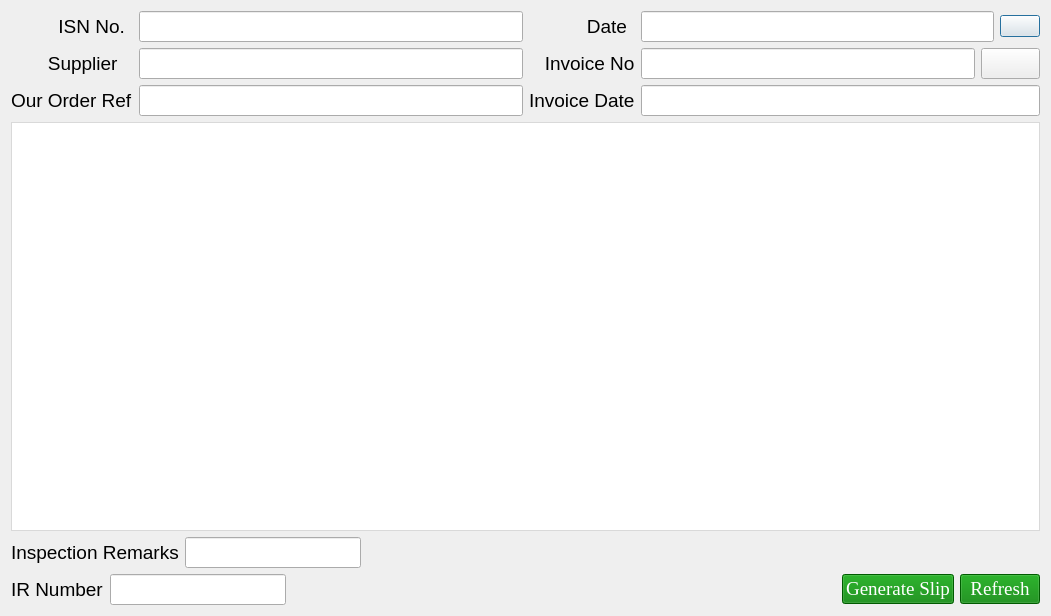
<?xml version="1.0" encoding="UTF-8"?>
<ui version="4.0">
 <class>GenISN</class>
 <widget class="QDialog" name="GenISN">
  <property name="geometry">
   <rect>
    <x>0</x>
    <y>0</y>
    <width>1051</width>
    <height>616</height>
   </rect>
  </property>
  <property name="windowTitle">
   <string>Generate ISN</string>
  </property>
  <layout class="QGridLayout" name="gridLayout">
   <item row="0" column="0">
    <layout class="QVBoxLayout" name="verticalLayout_5">
     <item>
      <layout class="QHBoxLayout" name="horizontalLayout_8">
       <item>
        <layout class="QHBoxLayout" name="horizontalLayout_5">
         <item>
          <layout class="QVBoxLayout" name="verticalLayout_4">
           <item>
            <widget class="QLabel" name="label">
             <property name="font">
              <font>
               <pointsize>14</pointsize>
               <weight>50</weight>
               <bold>false</bold>
              </font>
             </property>
             <property name="text">
              <string>         ISN No.</string>
             </property>
            </widget>
           </item>
           <item>
            <widget class="QLabel" name="label_2">
             <property name="font">
              <font>
               <pointsize>14</pointsize>
               <weight>50</weight>
               <bold>false</bold>
              </font>
             </property>
             <property name="text">
              <string>       Supplier</string>
             </property>
            </widget>
           </item>
           <item>
            <widget class="QLabel" name="label_3">
             <property name="font">
              <font>
               <pointsize>14</pointsize>
               <weight>50</weight>
               <bold>false</bold>
              </font>
             </property>
             <property name="text">
              <string>Our Order Ref</string>
             </property>
            </widget>
           </item>
          </layout>
         </item>
         <item>
          <layout class="QVBoxLayout" name="verticalLayout_3">
           <item>
            <widget class="QLineEdit" name="lineEdit_Gen_ISN">
             <property name="sizePolicy">
              <sizepolicy hsizetype="Preferred" vsizetype="Preferred">
               <horstretch>0</horstretch>
               <verstretch>0</verstretch>
              </sizepolicy>
             </property>
             <property name="font">
              <font>
               <pointsize>14</pointsize>
              </font>
             </property>
             <property name="styleSheet">
              <string notr="true">QLineEdit {
    border: 1px solid #a9a9a9;
    padding: 5px;
    border-radius: 10px; /* Adjust the value to control the roundness */
    background-color: #ffffff; /* Set the background color to white */
    color: #333333;
}

QLineEdit:focus {
    border-color: #3e7bb6;
}

QLineEdit:hover {
    background-color: #e6f3ff; /* Set the hover background color to light blue */
    animation: blink 0.5s alternate infinite; /* Add a blinking animation */
}

@keyframes blink {
    from {
        background-color: #e6f3ff;
    }
    to {
        background-color: #ffffff;
    }
}
</string>
             </property>
            </widget>
           </item>
           <item>
            <widget class="QLineEdit" name="lineEdit_SUP">
             <property name="sizePolicy">
              <sizepolicy hsizetype="Preferred" vsizetype="Preferred">
               <horstretch>0</horstretch>
               <verstretch>0</verstretch>
              </sizepolicy>
             </property>
             <property name="font">
              <font>
               <pointsize>14</pointsize>
              </font>
             </property>
             <property name="styleSheet">
              <string notr="true">QLineEdit {
    border: 1px solid #a9a9a9;
    padding: 5px;
    border-radius: 10px; /* Adjust the value to control the roundness */
    background-color: #ffffff; /* Set the background color to white */
    color: #333333;
}

QLineEdit:focus {
    border-color: #3e7bb6;
}

QLineEdit:hover {
    background-color: #e6f3ff; /* Set the hover background color to light blue */
    animation: blink 0.5s alternate infinite; /* Add a blinking animation */
}

@keyframes blink {
    from {
        background-color: #e6f3ff;
    }
    to {
        background-color: #ffffff;
    }
}
</string>
             </property>
            </widget>
           </item>
           <item>
            <widget class="QLineEdit" name="lineEdit_Order_ref">
             <property name="sizePolicy">
              <sizepolicy hsizetype="MinimumExpanding" vsizetype="Preferred">
               <horstretch>0</horstretch>
               <verstretch>0</verstretch>
              </sizepolicy>
             </property>
             <property name="font">
              <font>
               <pointsize>14</pointsize>
              </font>
             </property>
             <property name="styleSheet">
              <string notr="true">QLineEdit {
    border: 1px solid #a9a9a9;
    padding: 5px;
    border-radius: 10px; /* Adjust the value to control the roundness */
    background-color: #ffffff; /* Set the background color to white */
    color: #333333;
}

QLineEdit:focus {
    border-color: #3e7bb6;
}

QLineEdit:hover {
    background-color: #e6f3ff; /* Set the hover background color to light blue */
    animation: blink 0.5s alternate infinite; /* Add a blinking animation */
}

@keyframes blink {
    from {
        background-color: #e6f3ff;
    }
    to {
        background-color: #ffffff;
    }
}
</string>
             </property>
            </widget>
           </item>
          </layout>
         </item>
        </layout>
       </item>
       <item>
        <layout class="QHBoxLayout" name="horizontalLayout_7">
         <item>
          <layout class="QVBoxLayout" name="verticalLayout_2">
           <item>
            <widget class="QLabel" name="label_4">
             <property name="font">
              <font>
               <pointsize>14</pointsize>
              </font>
             </property>
             <property name="text">
              <string>           Date</string>
             </property>
            </widget>
           </item>
           <item>
            <widget class="QLabel" name="label_5">
             <property name="font">
              <font>
               <pointsize>14</pointsize>
              </font>
             </property>
             <property name="text">
              <string>   Invoice No</string>
             </property>
            </widget>
           </item>
           <item>
            <widget class="QLabel" name="label_6">
             <property name="font">
              <font>
               <pointsize>14</pointsize>
              </font>
             </property>
             <property name="text">
              <string>Invoice Date</string>
             </property>
            </widget>
           </item>
          </layout>
         </item>
         <item>
          <layout class="QVBoxLayout" name="verticalLayout">
           <item>
            <layout class="QHBoxLayout" name="horizontalLayout_4">
             <item>
              <widget class="QLineEdit" name="lineEdit_date">
               <property name="font">
                <font>
                 <pointsize>14</pointsize>
                </font>
               </property>
               <property name="styleSheet">
                <string notr="true">QLineEdit {
    border: 1px solid #a9a9a9;
    padding: 5px;
    border-radius: 10px; /* Adjust the value to control the roundness */
    background-color: #ffffff; /* Set the background color to white */
    color: #333333;
}

QLineEdit:focus {
    border-color: #3e7bb6;
}

QLineEdit:hover {
    background-color: #e6f3ff; /* Set the hover background color to light blue */
    animation: blink 0.5s alternate infinite; /* Add a blinking animation */
}

@keyframes blink {
    from {
        background-color: #e6f3ff;
    }
    to {
        background-color: #ffffff;
    }
}
</string>
               </property>
              </widget>
             </item>
             <item>
              <widget class="QPushButton" name="pushButton">
               <property name="sizePolicy">
                <sizepolicy hsizetype="Fixed" vsizetype="Fixed">
                 <horstretch>0</horstretch>
                 <verstretch>0</verstretch>
                </sizepolicy>
               </property>
               <property name="text">
                <string/>
               </property>
               <property name="icon">
                <iconset resource="asert.qrc">
                 <normaloff>:/Images/date.png</normaloff>:/Images/date.png</iconset>
               </property>
               <property name="iconSize">
                <size>
                 <width>25</width>
                 <height>25</height>
                </size>
               </property>
              </widget>
             </item>
            </layout>
           </item>
           <item>
            <layout class="QHBoxLayout" name="horizontalLayout_3">
             <item>
              <widget class="QLineEdit" name="lineEdit_INV_NO">
               <property name="sizePolicy">
                <sizepolicy hsizetype="MinimumExpanding" vsizetype="Preferred">
                 <horstretch>0</horstretch>
                 <verstretch>0</verstretch>
                </sizepolicy>
               </property>
               <property name="font">
                <font>
                 <pointsize>14</pointsize>
                </font>
               </property>
               <property name="styleSheet">
                <string notr="true">QLineEdit {
    border: 1px solid #a9a9a9;
    padding: 5px;
    border-radius: 10px; /* Adjust the value to control the roundness */
    background-color: #ffffff; /* Set the background color to white */
    color: #333333;
}

QLineEdit:focus {
    border-color: #3e7bb6;
}

QLineEdit:hover {
    background-color: #e6f3ff; /* Set the hover background color to light blue */
    animation: blink 0.5s alternate infinite; /* Add a blinking animation */
}

@keyframes blink {
    from {
        background-color: #e6f3ff;
    }
    to {
        background-color: #ffffff;
    }
}
</string>
               </property>
              </widget>
             </item>
             <item>
              <widget class="QPushButton" name="pushButton_fetch_table">
               <property name="sizePolicy">
                <sizepolicy hsizetype="Fixed" vsizetype="Fixed">
                 <horstretch>0</horstretch>
                 <verstretch>0</verstretch>
                </sizepolicy>
               </property>
               <property name="font">
                <font>
                 <pointsize>14</pointsize>
                </font>
               </property>
               <property name="text">
                <string/>
               </property>
               <property name="icon">
                <iconset resource="asert.qrc">
                 <normaloff>:/Images/refresh.png</normaloff>:/Images/refresh.png</iconset>
               </property>
               <property name="iconSize">
                <size>
                 <width>25</width>
                 <height>25</height>
                </size>
               </property>
              </widget>
             </item>
            </layout>
           </item>
           <item>
            <widget class="QLineEdit" name="lineEdit_INV_Date">
             <property name="sizePolicy">
              <sizepolicy hsizetype="MinimumExpanding" vsizetype="Preferred">
               <horstretch>0</horstretch>
               <verstretch>0</verstretch>
              </sizepolicy>
             </property>
             <property name="font">
              <font>
               <pointsize>14</pointsize>
              </font>
             </property>
             <property name="styleSheet">
              <string notr="true">QLineEdit {
    border: 1px solid #a9a9a9;
    padding: 5px;
    border-radius: 10px; /* Adjust the value to control the roundness */
    background-color: #ffffff; /* Set the background color to white */
    color: #333333;
}

QLineEdit:focus {
    border-color: #3e7bb6;
}

QLineEdit:hover {
    background-color: #e6f3ff; /* Set the hover background color to light blue */
    animation: blink 0.5s alternate infinite; /* Add a blinking animation */
}

@keyframes blink {
    from {
        background-color: #e6f3ff;
    }
    to {
        background-color: #ffffff;
    }
}
</string>
             </property>
            </widget>
           </item>
          </layout>
         </item>
        </layout>
       </item>
      </layout>
     </item>
     <item>
      <widget class="QTableView" name="tableView">
       <property name="styleSheet">
        <string notr="true">QTableView {
    border: 1px solid #d9d9d9;
    background-color: #ffffff;
    padding: 0;
    gridline-color: #d9d9d9;
}

QTableView::item {
    padding: 5px;
    border: none;
}

QTableView::item:selected {
    background-color: #3e7bb6;
    color: #ffffff;
}

QHeaderView::section {
    background-color: #f2f2f2;
    color: #333333;
    padding: 5px;
    font-weight: bold;
    border: none;
    border-right: 1px solid #d9d9d9;
    border-bottom: 1px solid #d9d9d9;
    min-width: 80px;
    min-height: 30px;
}

QHeaderView::section:checked {
    background-color: #3e7bb6;
    color: #ffffff;
}

QHeaderView::section:pressed {
    background-color: #3e7bb6;
    color: #ffffff;
}

QHeaderView::section:first {
    border-top-left-radius: 5px;
}

QHeaderView::section:last {
    border-top-right-radius: 5px;
    border-right: none;
}

QHeaderView::section:middle {
    border-right: none;
}

QTableView::horizontalHeader {
    border-top: 1px solid #d9d9d9;
    border-bottom: 1px solid #d9d9d9;
}

QTableView::verticalHeader {
    border-right: 1px solid #d9d9d9;
}

QHeaderView::section:horizontal {
    background-color: #e2e2e2;
    border-top: 1px solid #9d9d9d;
}

QHeaderView::section:horizontal:pressed {
    background-color: #3e7bb6;
    color: #ffffff;
}
</string>
       </property>
      </widget>
     </item>
    </layout>
   </item>
   <item row="1" column="0">
    <layout class="QHBoxLayout" name="horizontalLayout_6">
     <item>
      <layout class="QHBoxLayout" name="horizontalLayout_2">
       <item>
        <widget class="QLabel" name="label_7">
         <property name="font">
          <font>
           <pointsize>14</pointsize>
          </font>
         </property>
         <property name="text">
          <string>Inspection Remarks</string>
         </property>
        </widget>
       </item>
       <item>
        <widget class="QLineEdit" name="lineEdit_Insp">
         <property name="sizePolicy">
          <sizepolicy hsizetype="Preferred" vsizetype="Fixed">
           <horstretch>0</horstretch>
           <verstretch>0</verstretch>
          </sizepolicy>
         </property>
         <property name="font">
          <font>
           <pointsize>14</pointsize>
          </font>
         </property>
         <property name="styleSheet">
          <string notr="true">QLineEdit {
    border: 1px solid #a9a9a9;
    padding: 5px;
    border-radius: 10px; /* Adjust the value to control the roundness */
    background-color: #ffffff; /* Set the background color to white */
    color: #333333;
}

QLineEdit:focus {
    border-color: #3e7bb6;
}

QLineEdit:hover {
    background-color: #e6f3ff; /* Set the hover background color to light blue */
    animation: blink 0.5s alternate infinite; /* Add a blinking animation */
}

@keyframes blink {
    from {
        background-color: #e6f3ff;
    }
    to {
        background-color: #ffffff;
    }
}
</string>
         </property>
        </widget>
       </item>
      </layout>
     </item>
     <item>
      <spacer name="horizontalSpacer_6">
       <property name="orientation">
        <enum>Qt::Horizontal</enum>
       </property>
       <property name="sizeHint" stdset="0">
        <size>
         <width>568</width>
         <height>20</height>
        </size>
       </property>
      </spacer>
     </item>
    </layout>
   </item>
   <item row="2" column="0">
    <layout class="QHBoxLayout" name="horizontalLayout">
     <item>
      <widget class="QLabel" name="label_8">
       <property name="font">
        <font>
         <pointsize>14</pointsize>
        </font>
       </property>
       <property name="text">
        <string>IR Number</string>
       </property>
      </widget>
     </item>
     <item>
      <widget class="QLineEdit" name="lineEdit_IR">
       <property name="sizePolicy">
        <sizepolicy hsizetype="Preferred" vsizetype="Fixed">
         <horstretch>0</horstretch>
         <verstretch>0</verstretch>
        </sizepolicy>
       </property>
       <property name="font">
        <font>
         <pointsize>14</pointsize>
        </font>
       </property>
       <property name="styleSheet">
        <string notr="true">QLineEdit {
    border: 1px solid #a9a9a9;
    padding: 5px;
    border-radius: 10px; /* Adjust the value to control the roundness */
    background-color: #ffffff; /* Set the background color to white */
    color: #333333;
}

QLineEdit:focus {
    border-color: #3e7bb6;
}

QLineEdit:hover {
    background-color: #e6f3ff; /* Set the hover background color to light blue */
    animation: blink 0.5s alternate infinite; /* Add a blinking animation */
}

@keyframes blink {
    from {
        background-color: #e6f3ff;
    }
    to {
        background-color: #ffffff;
    }
}
</string>
       </property>
      </widget>
     </item>
     <item>
      <spacer name="horizontalSpacer">
       <property name="orientation">
        <enum>Qt::Horizontal</enum>
       </property>
       <property name="sizeHint" stdset="0">
        <size>
         <width>318</width>
         <height>20</height>
        </size>
       </property>
      </spacer>
     </item>
     <item>
      <widget class="QPushButton" name="pushButton_add_lineditData">
       <property name="sizePolicy">
        <sizepolicy hsizetype="Preferred" vsizetype="Fixed">
         <horstretch>0</horstretch>
         <verstretch>0</verstretch>
        </sizepolicy>
       </property>
       <property name="font">
        <font>
         <family>Times New Roman</family>
         <pointsize>14</pointsize>
         <weight>50</weight>
         <italic>false</italic>
         <bold>false</bold>
        </font>
       </property>
       <property name="styleSheet">
        <string notr="true">
QPushButton{

	

	font: 14pt &quot;Times New Roman&quot;;  

		border-right: 1px solid #aaaaaa;

		border-bottom: 1px solid #aaaaaa;



}



QPushButton:enabled {

		background-color: green;

		color: white;

}



QPushButton:pressed {

		background-color: green;

		color: white;

}





QPushButton:hover:!pressed {

		background-color: ORANGE;

		color: red;

}



QPushButton:disabled {

		background-color: #aaaaaa;

		color: #ffffff;

}</string>
       </property>
       <property name="text">
        <string>Generate Slip</string>
       </property>
      </widget>
     </item>
     <item>
      <widget class="QPushButton" name="pushButton_gen_slip">
       <property name="sizePolicy">
        <sizepolicy hsizetype="Preferred" vsizetype="Fixed">
         <horstretch>0</horstretch>
         <verstretch>0</verstretch>
        </sizepolicy>
       </property>
       <property name="font">
        <font>
         <family>Times New Roman</family>
         <pointsize>14</pointsize>
         <weight>50</weight>
         <italic>false</italic>
         <bold>false</bold>
        </font>
       </property>
       <property name="styleSheet">
        <string notr="true">
QPushButton{

	

	font: 14pt &quot;Times New Roman&quot;;  

		border-right: 1px solid #aaaaaa;

		border-bottom: 1px solid #aaaaaa;



}



QPushButton:enabled {

		background-color: green;

		color: white;

}



QPushButton:pressed {

		background-color: green;

		color: white;

}





QPushButton:hover:!pressed {

		background-color: ORANGE;

		color: red;

}



QPushButton:disabled {

		background-color: #aaaaaa;

		color: #ffffff;

}</string>
       </property>
       <property name="text">
        <string>Refresh</string>
       </property>
      </widget>
     </item>
    </layout>
   </item>
  </layout>
 </widget>
 <resources>
  <include location="asert.qrc"/>
 </resources>
 <connections/>
</ui>
